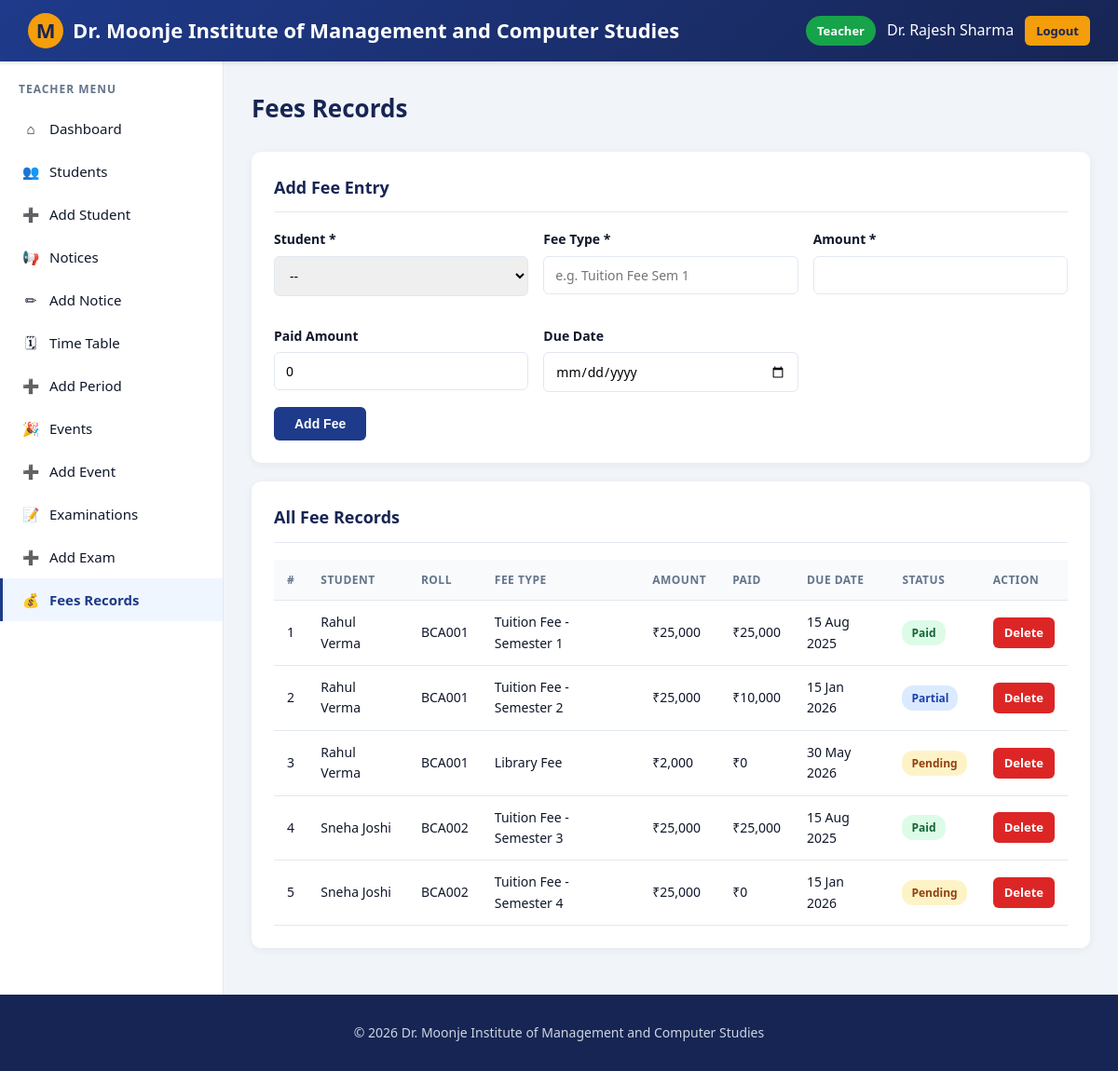
The app's page /teacher/fees.php (signed in) with its own data.
### tables this page shows
CREATE TABLE fees (
    id INT AUTO_INCREMENT PRIMARY KEY,
    student_id INT NOT NULL,
    fee_type VARCHAR(100) NOT NULL,
    amount DECIMAL(10,2) NOT NULL,
    paid_amount DECIMAL(10,2) DEFAULT 0.00,
    due_date DATE,
    status ENUM('Pending','Partial','Paid') DEFAULT 'Pending',
    created_at TIMESTAMP DEFAULT CURRENT_TIMESTAMP,
    FOREIGN KEY (student_id) REFERENCES students(id) ON DELETE CASCADE
);

CREATE TABLE students (
    id INT AUTO_INCREMENT PRIMARY KEY,
    roll_no VARCHAR(20) NOT NULL UNIQUE,
    name VARCHAR(100) NOT NULL,
    email VARCHAR(100) NOT NULL UNIQUE,
    phone VARCHAR(15),
    password VARCHAR(255) NOT NULL,
    course VARCHAR(50) NOT NULL,
    year VARCHAR(10) NOT NULL,
    address TEXT,
    dob DATE,
    gender ENUM('Male','Female','Other') DEFAULT 'Male',
    created_at TIMESTAMP DEFAULT CURRENT_TIMESTAMP
);

### config/db.php (called while the page is built, shortened)
<?php
function e($value) {
    return htmlspecialchars($value ?? '', ENT_QUOTES, 'UTF-8');
}

### teacher/fees.php (the view, shortened to what this page needs)
<?php
require_once '../includes/teacher_header.php';
$res = $conn->query("SELECT f.*, s.name AS student_name, s.roll_no FROM fees f JOIN students s ON f.student_id=s.id ORDER BY f.created_at DESC");
?>
<div class="page-header">
    <div><h1>Fees Records</h1></div>
</div>
<div class="panel">
    <h3 class="panel-title">Add Fee Entry</h3>
    <form method="POST">
        <div class="form-grid">
            <div class="form-group">
                <label>Student *</label>
                <select name="student_id" required>
                    <option value="">--</option>
                </select>
            </div>
            <div class="form-group"><label>Fee Type *</label><input type="text" name="fee_type" required placeholder="e.g. Tuition Fee Sem 1"></div>
            <div class="form-group"><label>Amount *</label><input type="number" step="0.01" name="amount" required></div>
            <div class="form-group"><label>Paid Amount</label><input type="number" step="0.01" name="paid_amount" value="0"></div>
            <div class="form-group"><label>Due Date</label><input type="date" name="due_date"></div>
        </div>
        <button class="btn">Add Fee</button>
    </form>
</div>
<div class="panel">
    <h3 class="panel-title">All Fee Records</h3>
    <div class="table-wrap">
        <table>
            <thead><tr><th>#</th><th>Student</th><th>Roll</th><th>Fee Type</th><th>Amount</th><th>Paid</th><th>Due Date</th><th>Status</th><th>Action</th></tr></thead>
            <tbody>
                <?php if($res->num_rows): $i=1; while($r=$res->fetch_assoc()): ?>
                    <tr>
                        <td><?= $i++ ?></td>
                        <td><?= e($r['student_name']) ?></td>
                        <td><?= e($r['roll_no']) ?></td>
                        <td><?= e($r['fee_type']) ?></td>
                        <td>₹<?= number_format($r['amount'],0) ?></td>
                        <td>₹<?= number_format($r['paid_amount'],0) ?></td>
                        <td><?= $r['due_date']?date('d M Y', strtotime($r['due_date'])):'-' ?></td>
                        <td><span class="status <?= strtolower($r['status']) ?>"><?= e($r['status']) ?></span></td>
                        <td><a href="?delete=<?= $r['id'] ?>" class="btn btn-sm btn-danger" onclick="return confirm('Delete?')">Delete</a></td>
                    </tr>
                <?php endwhile; else: ?>
                    <tr><td colspan="9" style="text-align:center; color:#64748b;">No records.</td></tr>
                <?php endif; ?>
            </tbody>
        </table>
    </div>
</div>
<?php require_once '../includes/teacher_footer.php'; ?>

### assets/css/style.css (style rules this page uses)
* { margin:0; padding:0; box-sizing:border-box; }
:root { --primary:#1e3a8a; --primary-dark:#172554; --secondary:#f59e0b; --accent:#0ea5e9; --light:#f8fafc; --dark:#0f172a; --gray:#64748b; --border:#e2e8f0; --success:#16a34a; --danger:#dc2626; --warning:#f59e0b; --card-shadow:0 2px 8px rgba(0,0,0,0.06); }
body { font-family:'Segoe UI', Tahoma, sans-serif; background:#f1f5f9; color:var(--dark); line-height:1.6; min-height:100vh; }
a { text-decoration:none; color:var(--primary); }
.page-header { display:flex; justify-content:space-between; align-items:center; margin-bottom:25px; flex-wrap:wrap; gap:12px; }
.page-header h1 { font-size:26px; color:var(--primary-dark); }
.panel { background:#fff; border-radius:10px; padding:24px; box-shadow:var(--card-shadow); margin-bottom:20px; }
.panel-title { font-size:18px; font-weight:600; margin-bottom:18px; padding-bottom:12px; border-bottom:1px solid var(--border); color:var(--primary-dark); }
.table-wrap { overflow-x:auto; }
table { width:100%; border-collapse:collapse; font-size:14px; }
table th, table td { padding:12px 14px; text-align:left; border-bottom:1px solid var(--border); }
table th { background:#f8fafc; color:var(--gray); font-weight:600; text-transform:uppercase; font-size:12px; letter-spacing:0.5px; }
.status { padding:4px 10px; border-radius:12px; font-size:12px; font-weight:600; display:inline-block; }
.status.paid { background:#dcfce7; color:#166534; }
.status.pending { background:#fef3c7; color:#92400e; }
.status.partial { background:#dbeafe; color:#1e40af; }
.form-grid { display:grid; grid-template-columns:repeat(auto-fit,minmax(240px,1fr)); gap:16px; }
.form-group { margin-bottom:16px; }
.form-group label { display:block; font-size:14px; font-weight:600; color:var(--dark); margin-bottom:6px; }
.form-group input, .form-group select, .form-group textarea { width:100%; padding:10px 12px; border:1px solid var(--border); border-radius:6px; font-size:14px; font-family:inherit; transition:border .2s; }
.btn { display:inline-block; padding:10px 22px; background:var(--primary); color:#fff; border:none; border-radius:6px; cursor:pointer; font-size:14px; font-weight:600; transition:background .2s, transform .1s; text-decoration:none; }
.btn-danger { background:var(--danger); }
.btn-sm { padding:6px 12px; font-size:13px; }

### records on screen
fees: student.name "Rahul Verma", student.roll_no "BCA001", fee_type "Tuition Fee - Semester 1", amount "25,000", paid_amount "25,000", due_date "15 Aug 2025", status "Paid"
fees: student.name "Rahul Verma", student.roll_no "BCA001", fee_type "Tuition Fee - Semester 2", amount "25,000", paid_amount "10,000", due_date "15 Jan 2026", status "Partial"
fees: student.name "Rahul Verma", student.roll_no "BCA001", fee_type "Library Fee", amount "2,000", paid_amount "0", due_date "30 May 2026", status "Pending"
fees: student.name "Sneha Joshi", student.roll_no "BCA002", fee_type "Tuition Fee - Semester 3", amount "25,000", paid_amount "25,000", due_date "15 Aug 2025", status "Paid"
fees: student.name "Sneha Joshi", student.roll_no "BCA002", fee_type "Tuition Fee - Semester 4", amount "25,000", paid_amount "0", due_date "15 Jan 2026", status "Pending"

### other values on screen
$_SESSION['teacher_name'] "Dr. Rajesh Sharma"
